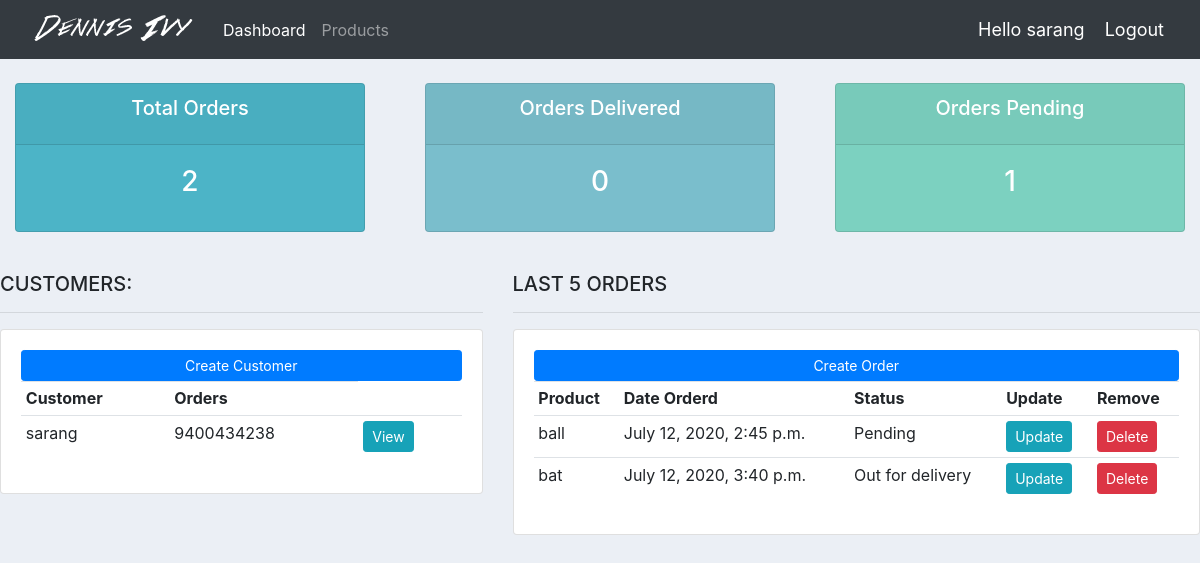
The app's page / (signed in) with its own data.
### accounts/models.py (models this page shows, shortened)
class coustomer(models.Model):
    name = models.CharField(max_length=100)
    phone = models.CharField(max_length=100, null=True)
    email = models.EmailField(max_length=15, null=True)
    date_created = models.DateTimeField(auto_now_add=True)

class Order(models.Model):
    STATUS = (
        ('Pending', 'Pending'),
        ('Out for delivery', 'Out for delivery'),
        ('Delivered', 'Delivered'),
    )
    customer = models.ForeignKey(coustomer, null=True, on_delete=models.SET_NULL)
    product = models.ForeignKey(Product, on_delete=models.SET_NULL, null=True)
    date_created = models.DateTimeField(auto_now_add=True, null=True)
    status = models.CharField(max_length=200, null=True, choices=STATUS)
    note = models.CharField(max_length=100,null=True,blank=True)

class Product(models.Model):
    CATEGORY = (
        ('Indoor', 'Indoor'),
        ('Out Door', 'Out Door'),
    )
    name = models.CharField(max_length=200, null=True)
    price = models.FloatField(null=True)
    category = models.CharField(max_length=200, null=True, choices=CATEGORY)
    description = models.CharField(max_length=200, null=True,blank=True)
    date_created = models.DateTimeField(auto_now_add=True, null=True)
    tags = models.ManyToManyField(Tags)
    def __str__(self):
        return self.name

### accounts/views.py (the view)
# urls.py: path('', views.Home, name="home"),
@login_required(login_url="login")
def Home(request):
    orders = Order.objects.all()
    customer = coustomer.objects.all()
    total_customers = customer.count()
    total_orders = orders.count()
    delivered = orders.filter(status='Delivered').count()
    pending = orders.filter(status='Pending').count()
    context = {
        'orders': orders,
        'customers': customer,
        'total_orders': total_orders,
        'total_customers': total_customers,
        'delivered': delivered,
        'pending': pending,
    }
    return render(request, 'accounts/dashboard.html', context)

### accounts/templates/accounts/dashboard.html
{%  extends 'accounts/main.html' %}
{% block content %}
{%  include 'accounts/status.html' %}
<br>
<div class="row">
	<div class="col-md-5">
		<h5>CUSTOMERS:</h5>
		<hr>
		<div class="card card-body">
			<a class="btn btn-primary  btn-sm btn-block" href="">Create Customer</a>
			<table class="table table-sm">
				<tr>
					<th>Customer</th>
					<th>Orders</th>
				</tr>
					{% for customer in customers  %}
					<tr>
					<td>{{customer.name}}</td>
					<td>{{customer.phone}}</td>
					<td><a href="{% url 'customer' customer.id %}" class="btn btn-sm btn-info">View</a></td>
					</tr>
				{% endfor %}
			</table>
		</div>
	</div>
	<div class="col-md-7">
		<h5>LAST 5 ORDERS</h5>
		<hr>
		<div class="card card-body">
			<a class="btn btn-primary  btn-sm btn-block" href="{% url 'create_order' %}">Create Order</a>
			<table class="table table-sm">
				<tr>
					<th>Product</th>
					<th>Date Orderd</th>
					<th>Status</th>
					<th>Update</th>
					<th>Remove</th>
				</tr>
				{% for order in orders  %}
					<tr>
					<td>{{order.product}}</td>
					<td>{{order.date_created}}</td>
					<td>{{order.status}}</td>
					<td><a href="{% url 'update_order' order.id %}" class="btn btn-sm btn-info">Update</a></td>
					<td><a href="{% url 'delete' order.id %}" class="btn btn-sm btn-danger">Delete</a></td>
					</tr>
				{% endfor %}
			</table>
		</div>
	</div>
</div>
{% endblock %}

### accounts/templates/accounts/navbar.html (shortened to what this page needs)
{% load static %}
<nav class="navbar navbar-expand-lg navbar-dark bg-dark">
    <img src="{% static 'images/logo.png' %}">
    <div class="collapse navbar-collapse" id="navbarNav">
        <ul class="navbar-nav">
            <li class="nav-item active">
                <a class="nav-link" href="{% url 'home' %}">Dashboard</a>
            </li>
            <li class="nav-item">
                <a class="nav-link" href="{% url 'products' %}">Products</a>
            </li>
        </ul>
    </div>
    <span class="msg"> Hello {{request.user}}</span>
    <a href="{% url 'logout' %}" class="msg">Logout</a>
</nav>

### static/css/main.css (style rules this page uses)
body { background-color: #ebeff5; }

### accounts/templates/accounts/navbar.html (style rules this page uses)
.msg { color :#fff; margin-right:20px; font-size:18px; }

### records on screen
coustomer: name "sarang", phone "9400434238"
Order: product "ball", date_created "July 12, 2020, 2:45 p.m.", status "Pending"
Order: product "bat", date_created "July 12, 2020, 3:40 p.m.", status "Out for delivery"

### other values on screen
{{ request.user }} "sarang"
{{ total_orders }} "2"
{{ delivered }} "0"
{{ pending }} "1"
